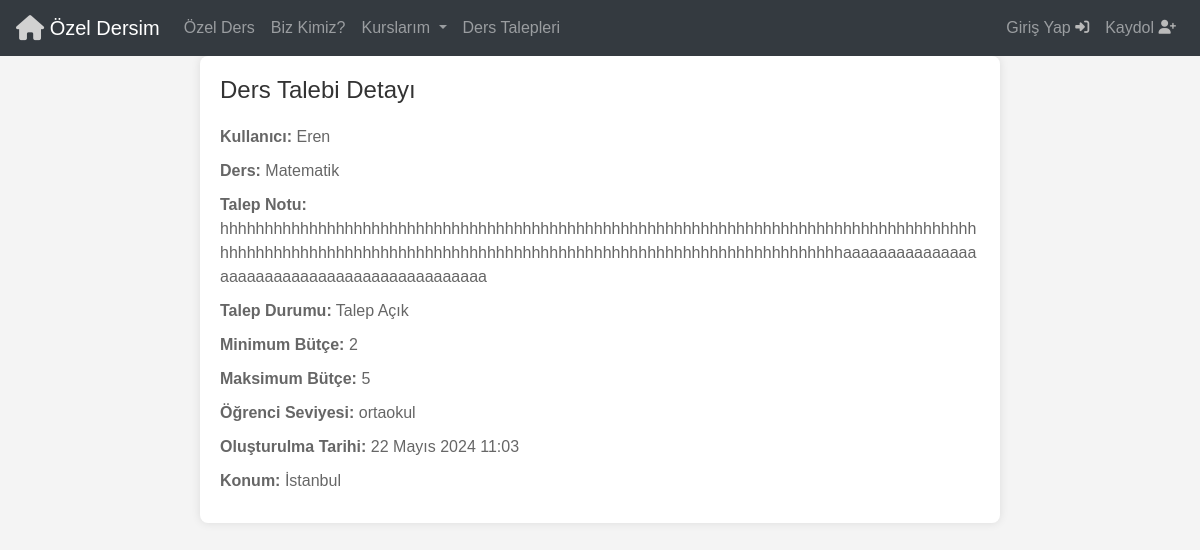
The page /talep_detay/31/ on the database as committed earlier.
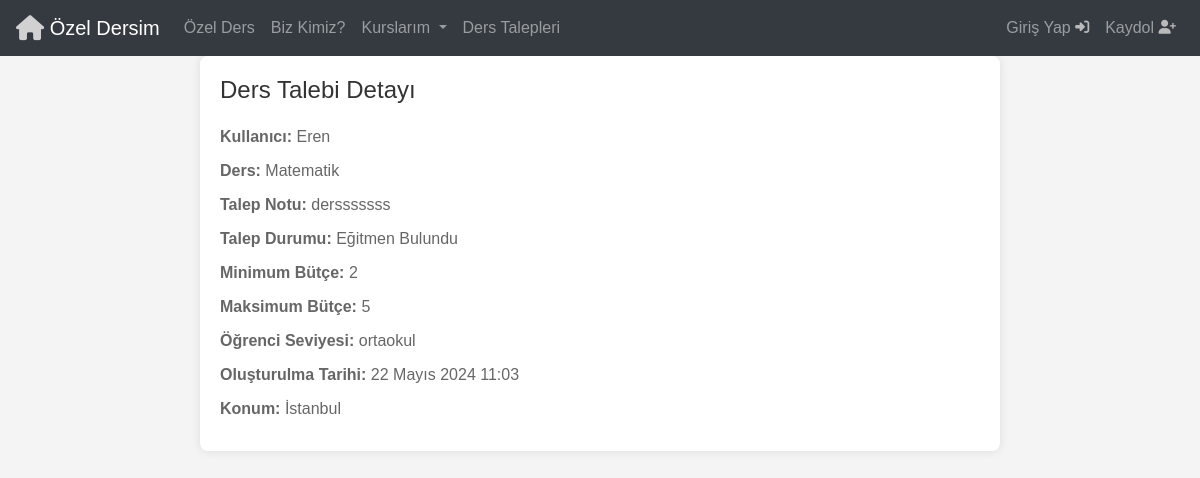
The same page on the database as committed later.
### Base/models.py (models this page shows, shortened)
class DersTalepleri(models.Model):
  seviye = [
    ('ilkokul', 'İlkokul'),
    ('ortaokul', 'Ortaokul'),
    ('lise', 'Lise'),
    ('universite', 'Üniversite'),
    ('yukseklisans','Yüksek Lisans'),
  ]
  kullanici = models.ForeignKey(User, on_delete=models.CASCADE)
  isim = models.CharField(max_length=50)
  ders = models.ForeignKey(Ders, on_delete=models.CASCADE)
  talep_notu= models.TextField(max_length=200,null=True,blank=True)
  talep_durumu = models.BooleanField(default=False)
  min_butce = models.IntegerField(validators=[MinValueValidator(0)])
  max_butce = models.IntegerField(validators=[MaxValueValidator(10000)])
  ogrenci_seviyesi = models.CharField(max_length=50,choices=seviye)
  olusturulma_tarihi = models.DateTimeField(auto_now_add=True)
  konum = models.ForeignKey(Sehir, on_delete=models.CASCADE, null=True, blank=True, default=None)

class Ders(models.Model):
  ders = models.CharField(max_length=50)
  def __str__(self) :
    return self.ders

class Sehir(models.Model):
  sehir = models.CharField(max_length=50)
  def __str__(self):
    return self.sehir

### Base/views.py (the view)
# urls.py: path('talep_detay/<str:pk>/', views.talep_detay, name='TalepDetay'),
def talep_detay(request, pk):
    ders_talebi = DersTalepleri.objects.get(id=pk)
    return render(request, 'TalepDetay.html', {'ders_talebi': ders_talebi})

### Templates/TalepDetay.html (shortened to what this page needs)
{% include 'navbar.html' %}
<!DOCTYPE html>
<html lang="tr">
  <head>
  </head>
  <body>
    <div class="container">
      <h1>Ders Talebi Detayı</h1>
      <div class="request-details">
        <p><strong>Kullanıcı:</strong> {{ ders_talebi.kullanici }}</p>
        <p><strong>Ders:</strong> {{ ders_talebi.ders }}</p>
        <p><strong>Talep Notu:</strong> {{ ders_talebi.talep_notu }}</p>
        <p>
          <strong>Talep Durumu:</strong> {% if ders_talebi.talep_durumu %}
          Eğitmen Bulundu {% else %}Talep Açık{% endif %}
        </p>
        <p><strong>Minimum Bütçe:</strong> {{ ders_talebi.min_butce }}</p>
        <p><strong>Maksimum Bütçe:</strong> {{ ders_talebi.max_butce }}</p>
        <p>
          <strong>Öğrenci Seviyesi:</strong> {{ ders_talebi.ogrenci_seviyesi }}
        </p>
        <p>
          <strong>Oluşturulma Tarihi:</strong>
          {{ders_talebi.olusturulma_tarihi}}
        </p>
        <p><strong>Konum:</strong> {{ ders_talebi.konum }}</p>
      </div>
    </div>
  </body>
</html>

Rows that differ between the two databases and show on the page:
changed DersTalepleri "ortaokul": talep_notu "hhhhhhhhhhhhhhhhhhhhhhhhhhhhhhhhhhhhhhhhhhhhhhhhhhhhhhhhhhhhhhhhhhhhhhhhhhhhhhhhhhhhhhhhhhhhhhhhhhhhhhhhhhhhhhhhhhhhhhhhhhhhhhhhhhhhhhhhhhhhhhhhhhhhhhhhhhhaaaaaaaaaaaaaaaaaaaaaaaaaaaaaaaaaaaaaaaaaaaaa" → "dersssssss"
Other text that changed with them:
text no longer shown: "Talep Açık"
text now shown: "Eğitmen Bulundu"
